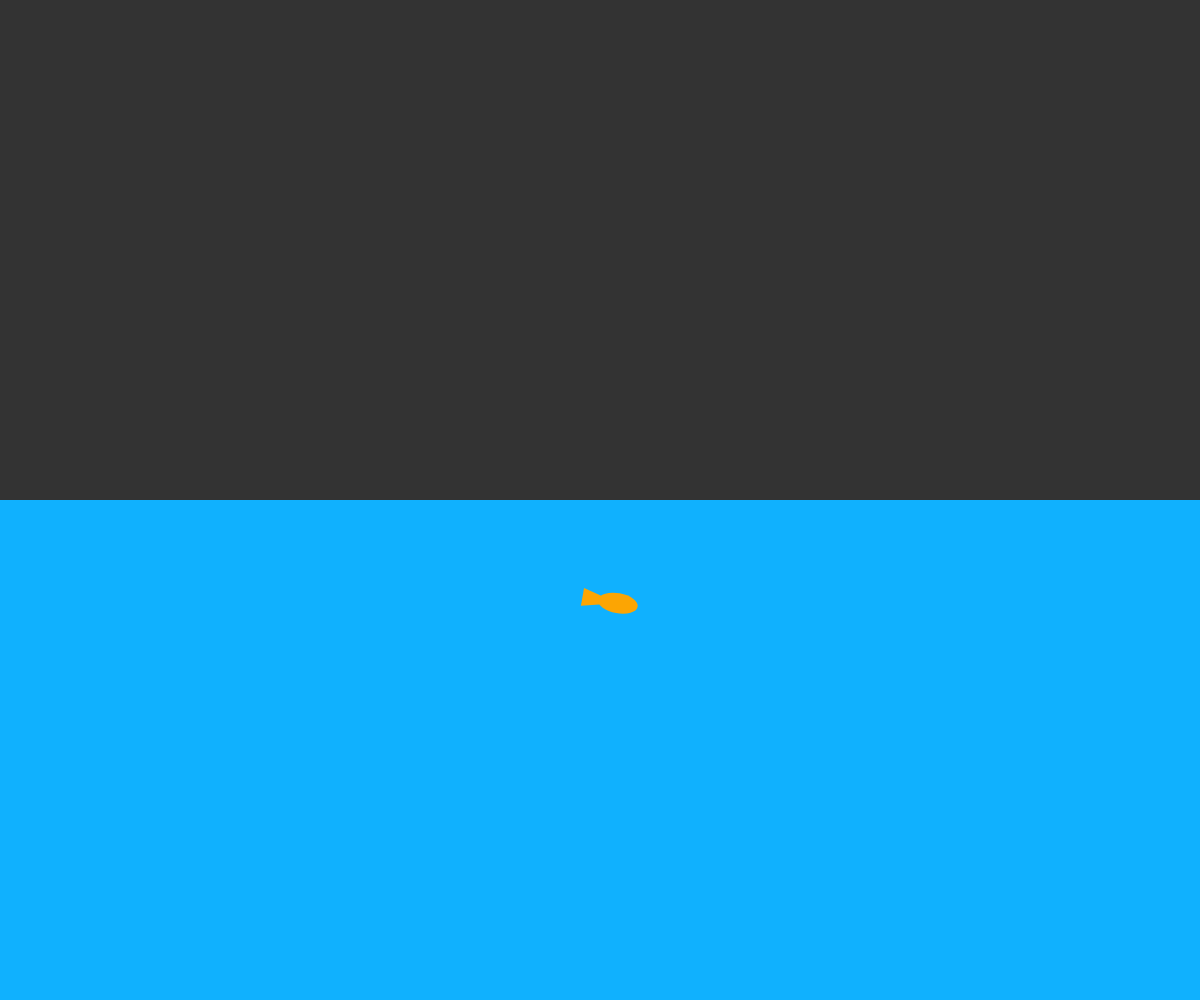
Frame 1 (no input)
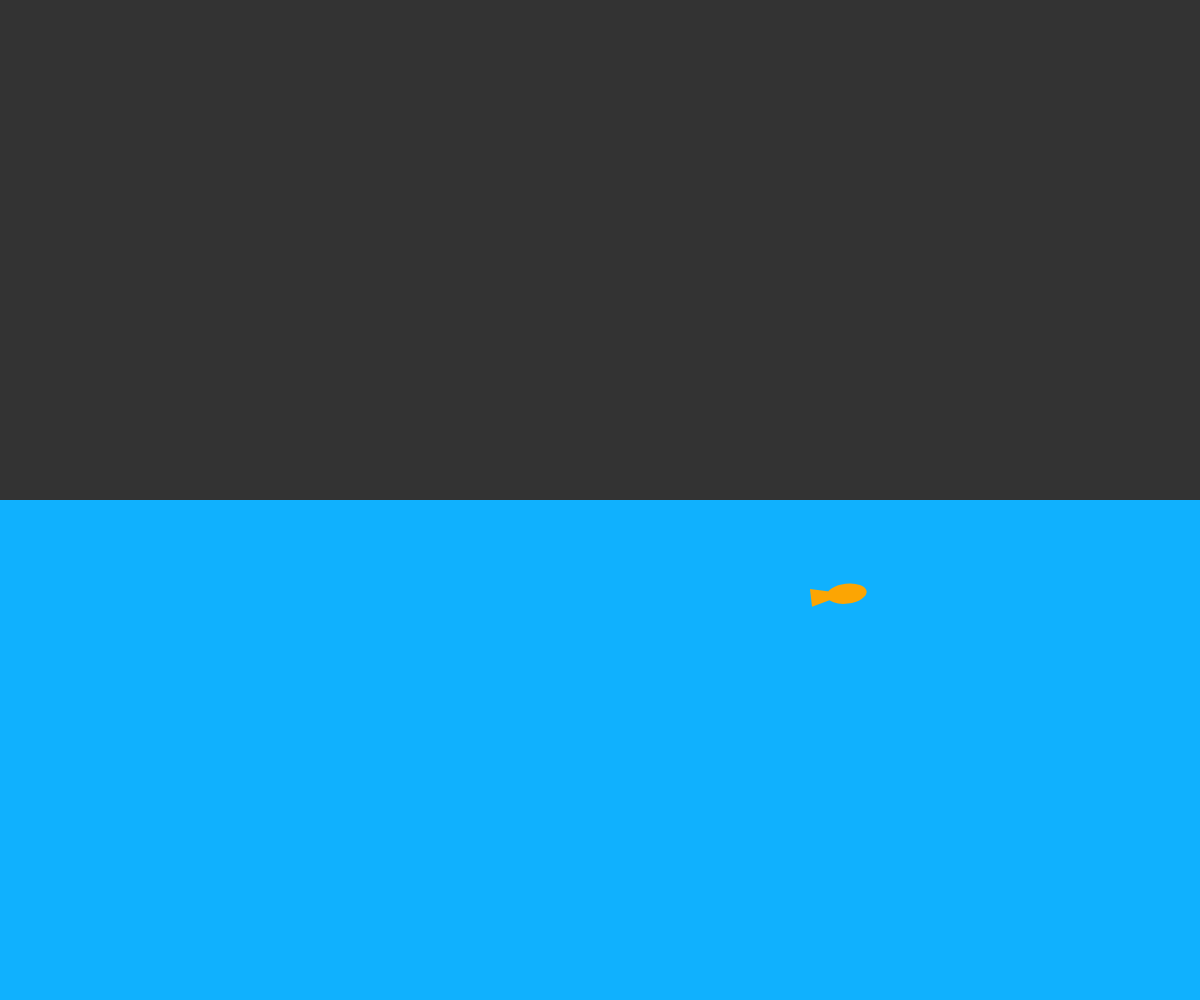
Frame 60 (no input)
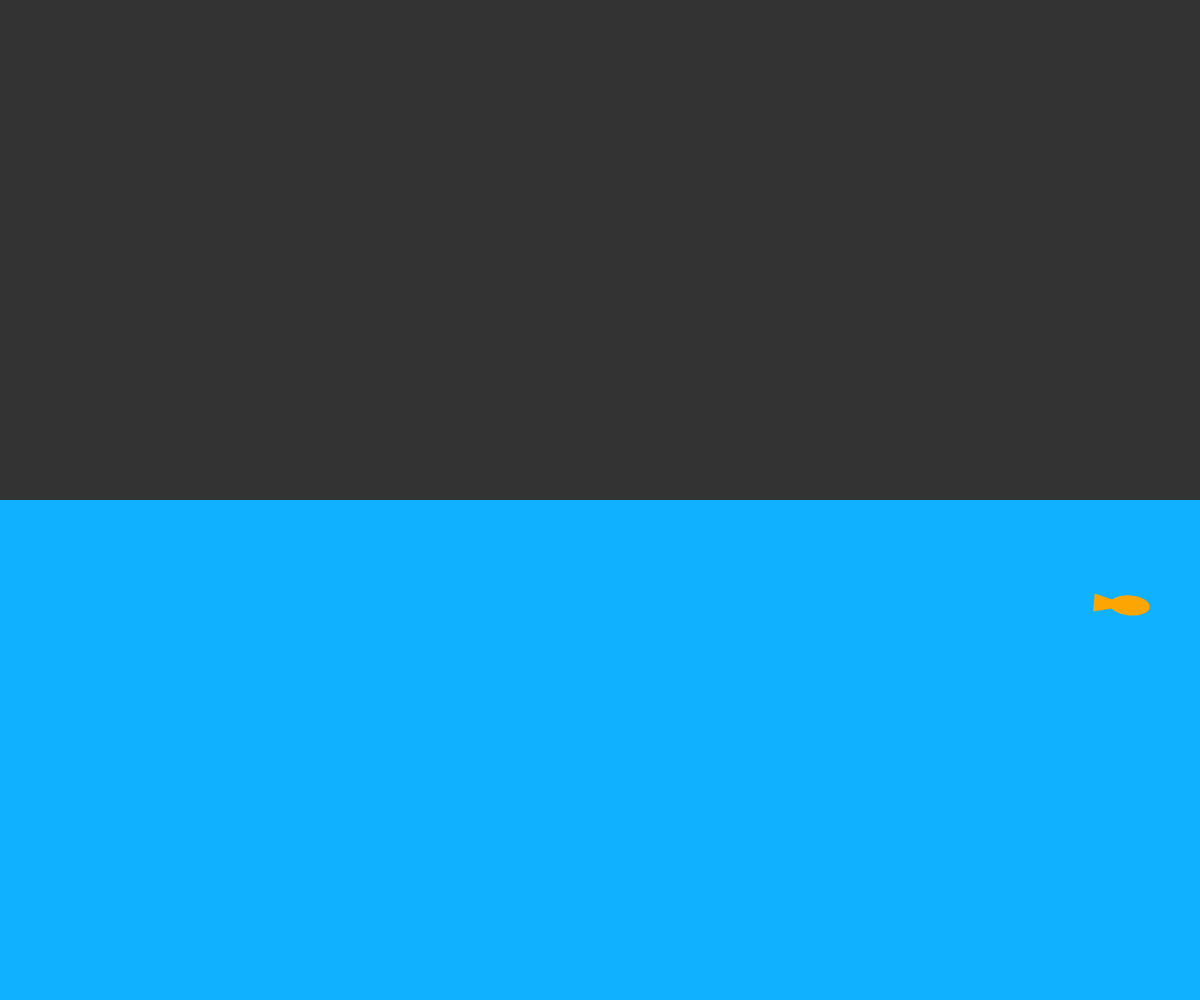
Frame 120 (the mouse pressed at the canvas centre since frame 60)

The p5.js sketch that drew these frames (run headless with seeded random() and noise() and a simulated clock; from frame 60 on, the mouse is pressed at the canvas centre):

// p5.js sketch
// ── sketch.js
// Daniel Shiffman
// https://www.kadenze.com/courses/the-nature-of-code
// http://natureofcode.com/
// Session 3: Arrive Steering Behavior

// Liquid
var liquid;
// A vehicle
var vehicle;
// Vehicle's target
var particle;


function setup() {
  createCanvas(windowWidth, windowHeight);
  
  // Create liquid object
  liquid = new Liquid(0, height / 2, width, height / 2);
    
  // Create the vehicle
  vehicle = new Vehicle(width/2, height/2 + 100);
  vehicle.defaultTargetX = width;
	
}

function draw() {
  background(51);
  // Draw water
  liquid.display();
  
    
  if(particle && particle.isActive){//if particle is created
	  	  
    
      // Is the Mover in the liquid?
      if (liquid.contains(particle)) {
        // Calculate drag force
        var dragForce = liquid.calculateDrag(particle);
        // Apply drag force to Mover
        particle.applyForce(dragForce);
      }

       // Gravity is scaled by mass here!
      var gravity = createVector(0, 0.1 * particle.mass);
      // Apply gravity
      particle.applyForce(gravity);

      // Update and display
      particle.update();
      particle.display();
      particle.checkEdges();
	  
      // Arrive at the target
      vehicle.arrive(particle.position);
	  
	  particle.checkIntersection(vehicle);
	  

  } else {
  	vehicle.defaultBehaviour()
  	
  }
  
  // Update and display
  vehicle.bounds(liquid);
  vehicle.update();
  vehicle.display();
    
}

function mouseClicked(){
    //create target
    particle = new Particle(mouseX,mouseY);

}

function windowResized() {
  resizeCanvas(windowWidth, windowHeight);
}

// ── liquid.js
// Daniel Shiffman
// https://www.kadenze.com/courses/the-nature-of-code
// http://natureofcode.com/
// Session 2: Drag Force

function Liquid(x, y, w, h) {
  this.x = x;
  this.y = y;
  this.w = w;
  this.h = h;
  this.c = 0.1;

  // Is the Mover in the Liquid?
  this.contains = function(m) {
    var l = m.position;
    return l.x > this.x && l.x < this.x + this.w &&
           l.y > this.y && l.y < this.y + this.h;
  };

  // Calculate drag force
  this.calculateDrag = function(m) {
    // Magnitude is coefficient * speed squared
    var speed = m.velocity.mag();
    var dragMagnitude = this.c * speed * speed;

    // Direction is inverse of velocity
    var dragForce = m.velocity.copy();
    dragForce.mult(-1);

    // Scale according to magnitude
    dragForce.setMag(dragMagnitude);
    return dragForce;
  }

  this.display = function() {
    noStroke();
    fill(16,177,254);
    rect(this.x, this.y, this.w, this.h);
  }
}

// ── particle.js
// Daniel Shiffman
// https://www.kadenze.com/courses/the-nature-of-code
// http://natureofcode.com/
// Session 2: Drag Force

function Particle(x,y) {
  this.mass = 1;
  this.position = createVector(x,y);
  this.velocity = createVector(0,0);
  this.acceleration = createVector(0,0);
  this.diameter = this.mass*16;
  this.alpha = 255;
  this.isActive = true

  // Newton's 2nd law: F = M * A
  // or A = F / M
  this.applyForce = function(force) {
    var f = p5.Vector.div(force,this.mass);
    this.acceleration.add(f);
  };

  this.update = function() {
    // Velocity changes according to acceleration
    this.velocity.add(this.acceleration);
    // position changes by velocity
    this.position.add(this.velocity);
    // We must clear acceleration each frame
    this.acceleration.mult(0);
  };

  this.display = function() {
    fill(201, 104, 75,  this.alpha);
    ellipse(this.position.x,this.position.y,this.diameter,this.diameter);
  };

  // Bounce off bottom of window
  this.checkEdges = function() {
    if (this.position.y > height) {
      this.velocity.y *= -0.9;  // A little dampening when hitting the bottom
      this.position.y = height;
    }
  };
  
  this.checkIntersection = function(vehicle){
	  
	  
	  console.log ( !(vehicle.pos.x   > (this.position.x + this.diameter) || 
             (vehicle.pos.x + vehicle.w) <  this.position.x  || 
              vehicle.pos.y  > (this.position.y + this.diameter) ||
	  (vehicle.pos.y + vehicle.h) <  this.position.y)) 
	  
	  if ( !(vehicle.pos.x   > (this.position.x + this.diameter) || 
             (vehicle.pos.x + vehicle.w) <  this.position.x  || 
              vehicle.pos.y  > (this.position.y + this.diameter) ||
	  (vehicle.pos.y + vehicle.h) <  this.position.y) == true) {
		  	
			  this.alpha-=50;
		  }   
	  
	  if ( this.alpha <= 0){
		  this.alpha = 0;
		  this.isActive = false;
		  
	  }
	
	  
  	
  }
  
  

}

// ── vehicle.js
// Daniel Shiffman
// https://www.kadenze.com/courses/the-nature-of-code
// http://natureofcode.com/
// Session 3: Arrive Steering Behavior

function Vehicle(x, y, m) {
  this.pos = createVector(x, y);
  this.vel = createVector(0, 0);
  this.acc = createVector(0, 0);
  this.maxspeed = 5;
  this.maxforce = 0.2;
    
  this.h = 40;
  this.r = 9;
  
  this.defaultTargetX;

  this.applyForce = function(force) {
    this.acc.add(force);
  }

  this.arrive = function(target) {	  
	  	  
    var desired = p5.Vector.sub(target, this.pos);

    // desired.setMag(this.maxspeed);

    // The arrive behavior!
    var d = desired.mag();

    if (d < 100) {
      // Map the desired magnitude according to distance
      var m = map(d, 0, 100, 0, this.maxspeed);
      desired.setMag(m);
    } else {
      desired.setMag(this.maxspeed);
    }


    var steering = p5.Vector.sub(desired, this.vel);
    steering.limit(this.maxforce);

    this.applyForce(steering);

  }

  this.update = function() {
    this.vel.add(this.acc);
    this.vel.limit(this.maxspeed);
    this.pos.add(this.vel);
    this.acc.set(0, 0);
	
  }

  this.display = function() {
    // Draw a triangle rotated in the direction of velocity
    var theta = this.vel.heading() + PI / 2;
    fill(252, 165, 3);
    strokeWeight(1);
    push();
    translate(this.pos.x, this.pos.y);
    rotate(theta);
    beginShape();
    vertex(0, -this.r * 2);
    vertex(-this.r, this.r * 2);
    vertex(this.r, this.r * 2);
    endShape(CLOSE);
    ellipse(0, -this.r * 2, 20, this.h);
    pop();

  }
  
  this.defaultBehaviour = function(){
  	
	  
          var wh = 500; //waterHeight
          var diff = this.pos.x - this.defaultTargetX;
		  
          if(diff < 100) {//moving right
              if( this.pos.x < width) { //arrived left
                  this.defaultTargetX = width;
                  this.arrive(createVector(this.defaultTargetX, this.pos.y+random(-wh/2, wh/2)));
              } else {// accelerate left
				  this.defaultTargetX = 0;
                  this.arrive(createVector(this.defaultTargetX, this.pos.y+random(-wh/2, wh/2)));
              }
          } else if (diff > 0) {//moving left
              if(Math.abs(diff) < width) { //arrived left
                  this.defaultTarget = width;
                  this.arrive(createVector(this.defaultTargetX, this.pos.y+random(-wh/2, wh/2)));
              } else { //accelerate left
                  this.arrive(createVector(this.defaultTargetX, this.pos.y+random(-wh/2, wh/2)));
              }
          }
	  
  	
  }
  
  this.bounds = function(rect){
      //check rect 
      if ((this.pos.y - this.h) < rect.y) {
          this.vel.y *= -1;
          this.pos.y = rect.y + this.h;
      }
      
      if (this.pos.y  > (rect.h + rect.y) - this.h) {
          this.vel.y *= 1;
          this.pos.y = (rect.h + rect.y) - this.h;
      }
      if (this.pos.x > rect.w) {
          this.vel.x *= -1;
          this.pos.x = rect.w;
      }
      if ((this.pos.x - this.r) < rect.x) {
          this.vel.x *= 1;
          this.pos.x = rect.x + this.h;
      }
      
  }
  
  
}
